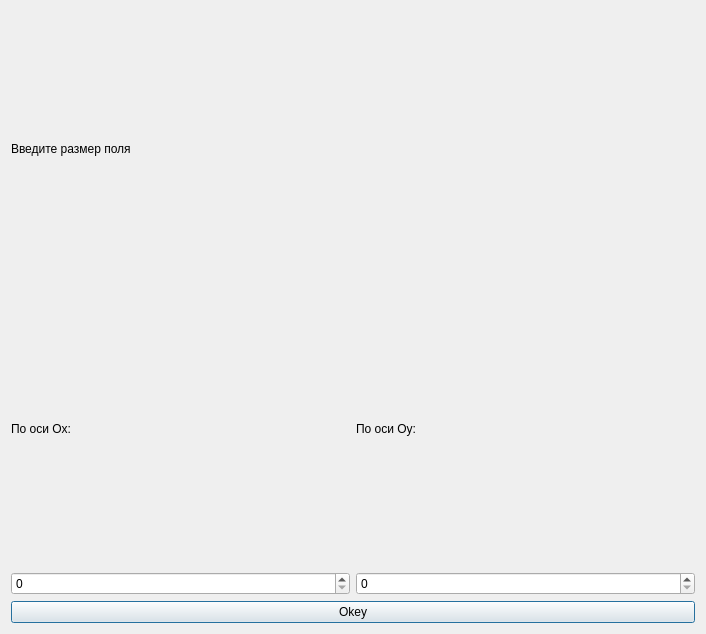
<?xml version="1.0" encoding="UTF-8"?>
<ui version="4.0">
 <class>Initial</class>
 <widget class="QDialog" name="Initial">
  <property name="geometry">
   <rect>
    <x>0</x>
    <y>0</y>
    <width>706</width>
    <height>634</height>
   </rect>
  </property>
  <property name="windowTitle">
   <string>Dialog</string>
  </property>
  <layout class="QGridLayout" name="gridLayout">
   <item row="3" column="0">
    <layout class="QHBoxLayout" name="horizontalLayout_3">
     <item>
      <widget class="QLabel" name="Ox">
       <property name="text">
        <string>По оси Ox:</string>
       </property>
      </widget>
     </item>
     <item>
      <widget class="QLabel" name="Oy">
       <property name="text">
        <string>По оси Oy:</string>
       </property>
      </widget>
     </item>
    </layout>
   </item>
   <item row="0" column="0">
    <widget class="QLabel" name="label">
     <property name="text">
      <string>Введите размер поля</string>
     </property>
    </widget>
   </item>
   <item row="4" column="0">
    <layout class="QHBoxLayout" name="horizontalLayout">
     <item>
      <widget class="QSpinBox" name="spinBox_x">
       <property name="maximum">
        <number>50</number>
       </property>
      </widget>
     </item>
     <item>
      <widget class="QSpinBox" name="spinBox_y">
       <property name="maximum">
        <number>50</number>
       </property>
      </widget>
     </item>
    </layout>
   </item>
   <item row="8" column="0">
    <widget class="QPushButton" name="Okey">
     <property name="text">
      <string>Okey</string>
     </property>
    </widget>
   </item>
  </layout>
 </widget>
 <resources/>
 <connections/>
</ui>
